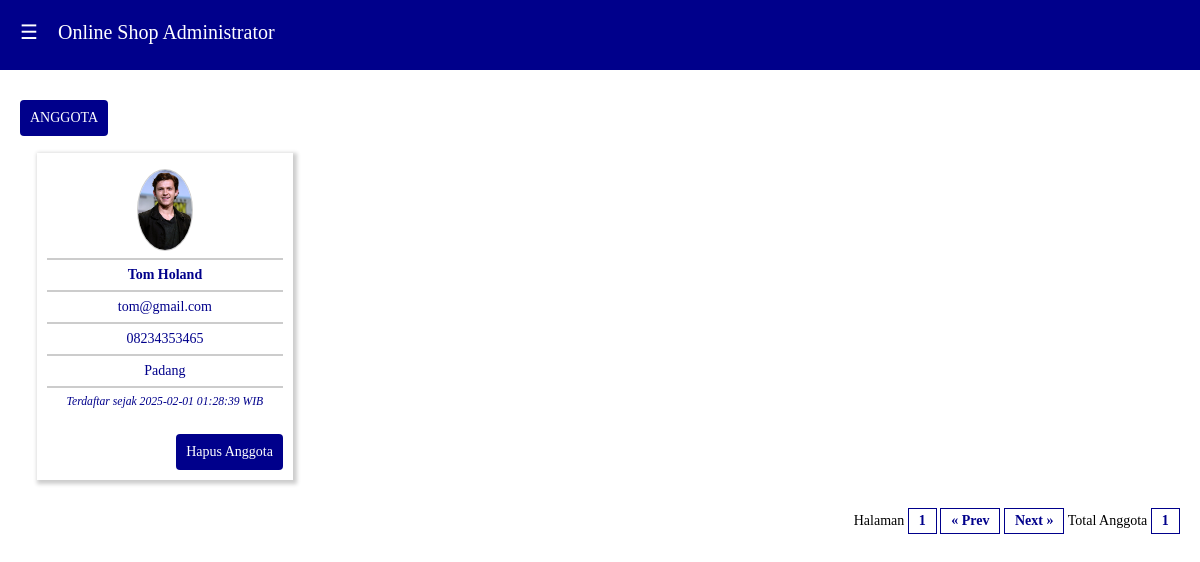
The app's page /admin/index.php?p=anggota (signed in) with its own data.
### tables this page shows
CREATE TABLE IF NOT EXISTS `anggota` (
  `idanggota` int(11) NOT NULL AUTO_INCREMENT,
  `email` varchar(50) NOT NULL,
  `password` varchar(20) NOT NULL,
  `nama` varchar(50) NOT NULL,
  `jk` char(1) NOT NULL,
  `tgllahir` date NOT NULL DEFAULT '0000-00-00',
  `alamat` text NOT NULL,
  `nohp` varchar(15) NOT NULL,
  `foto` text NOT NULL,
  `tgldaftar` datetime NOT NULL DEFAULT '0000-00-00 00:00:00',
  PRIMARY KEY (`idanggota`)
);

### admin/anggota.php (the view)
<button type="button" class='btn btn-dis'>ANGGOTA</button>
<br>
<?php
$batas =  8;
$halaman = $_GET['pg'];
if(empty($halaman)){
	$posisi = 0;
	$halaman = 1;
}else{
	$posisi = ($halaman - 1) * $batas;
}
$sqlag = mysqli_query($kon, "select * from anggota order by tgldaftar desc limit $posisi, $batas");
  while($rag = mysqli_fetch_array($sqlag)){
  	echo "<div class='dh3'>";
	echo "<div class='card'>";
	echo "<div class='isicard' style='text-align:center;'>";
    echo "<br>";
  	echo "<img src='../foto/$rag[foto]' height='80px' style='border-radius:50%;'>
			<hr>
			  <b>$rag[nama]</b>
			  <hr>
			  $rag[email]
			  <hr>
			  $rag[nohp]
			  <hr>
			  $rag[alamat]
			  <hr>
			<small><i>Terdaftar sejak $rag[tgldaftar] WIB </i></small>";
	echo "</div>";
	echo "<div class='kakicard'>";
	echo "<br><a href='?p=anggotadel&idag=$rag[idanggota]'><button type='button' class='btn btn-add'>Hapus Anggota</button></a>";
	echo "</div>";
	echo "</div><br>";
	echo "</div>";
  }
echo "<div class='dh12' align='right'>";
echo "Halaman ";
$sqlhal = mysqli_query($kon, "select * from anggota");
$jmldata = mysqli_num_rows($sqlhal);
$jmlhal = ceil($jmldata/$batas);
for($i=1;$i<=$jmlhal;$i++){
  if ($i == $halaman){
	echo "<span class='kotak'><b>$i</b></span> ";
  }
}
if($halaman > 1){
	$previous=$halaman-1;
	echo "<span class='kotak'><a href=?p=anggota&pg=$previous>&laquo; Prev</a></span> ";
}
else
{
	echo "<span class='kotak'>&laquo; Prev</span> ";
}
if($halaman < $jmlhal){
	$next=$halaman+1;
	echo "<span class='kotak'><a href=?p=anggota&pg=$next>Next &raquo;</a></span>";
}
else{
	echo "<span class='kotak'>Next &raquo;</span>";
}
echo " Total Anggota <span class='kotak'><b>$jmldata</b></span>";
echo "<p></div>";
echo "<p>&nbsp;</p>";
  ?>

### admin/style.css (style rules this page uses)
body { font-family:Cambria; padding:0px; margin:0px; color:#000000; font-size:14px; }
.dh3 { width:24.99% }
.dh12 { width:99.99% }
.dh1, .dh2, .dh3, .dh4, .dh5, .dh6, .dh7, .dh8, .dh9, .dh10, .dh11, .dh12 { float:left; display:inline; margin:0 0%; }
a { color:#00008B; text-decoration:none; }
.btn { padding:9px 9px; text-align:center; border:1px solid transparent; border-radius:4px; font-family:Cambria; font-size:14px; margin-top:10px; width:auto; }
.btn-add { color:#FFFFFF; background-color:#00008B; cursor:pointer; }
.btn-dis { color:#FFFFFF; background-color:#00008B; }
hr { border:1px solid rgba(0,0,0,0.2); }
.card { margin:17px; min-height:230px; border:thin; box-shadow: 2px 2px 4px 2px rgba(0,0,0,0.2); padding-bottom:10px; }
.isicard { padding-left:10px; padding-right:10px; background-color:#FFFFFF; color:#00008B; min-height:185px; font-size:14px; }
.isicard hr, .isicard img { border:1px solid rgba(0,0,0,0.2); }
.kakicard { padding-left:10px; padding-right:10px; background-color:#FFFFFF; color:#00008B; text-align:right; min-height:50px; }
.kotak { border:1px solid #00008B; color:#00008B; padding:4px 10px 5px; font-size:14px; margin:0 0px 0 0; font-weight:bold; }

### records on screen
anggota: foto (picture), nama "Tom Holand", email "tom@gmail.com", nohp "08234353465", alamat "Padang", tgldaftar "2025-02-01 01:28:39"

### other values on screen
$jmldata "1"
